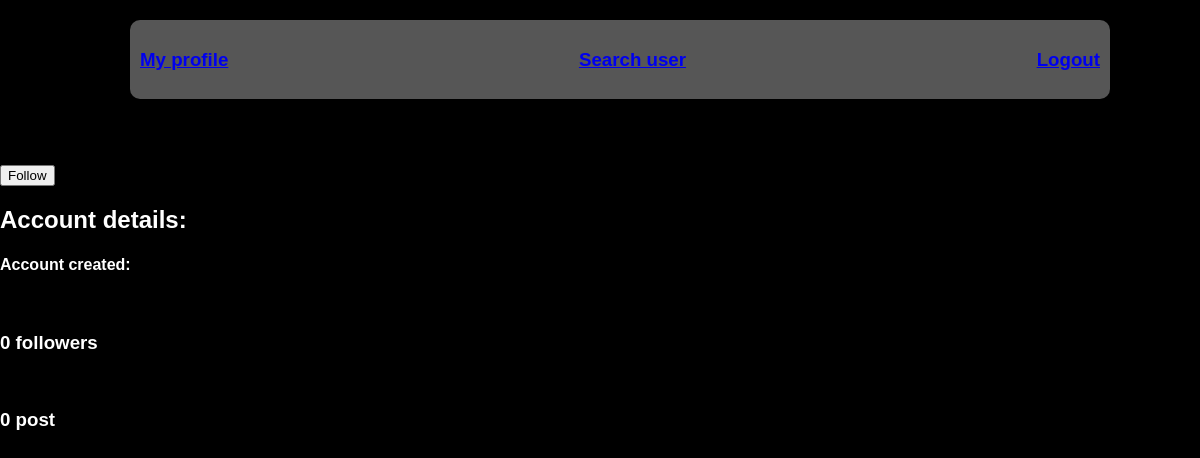
Before: /user/5/ (signed in) with the older database file.
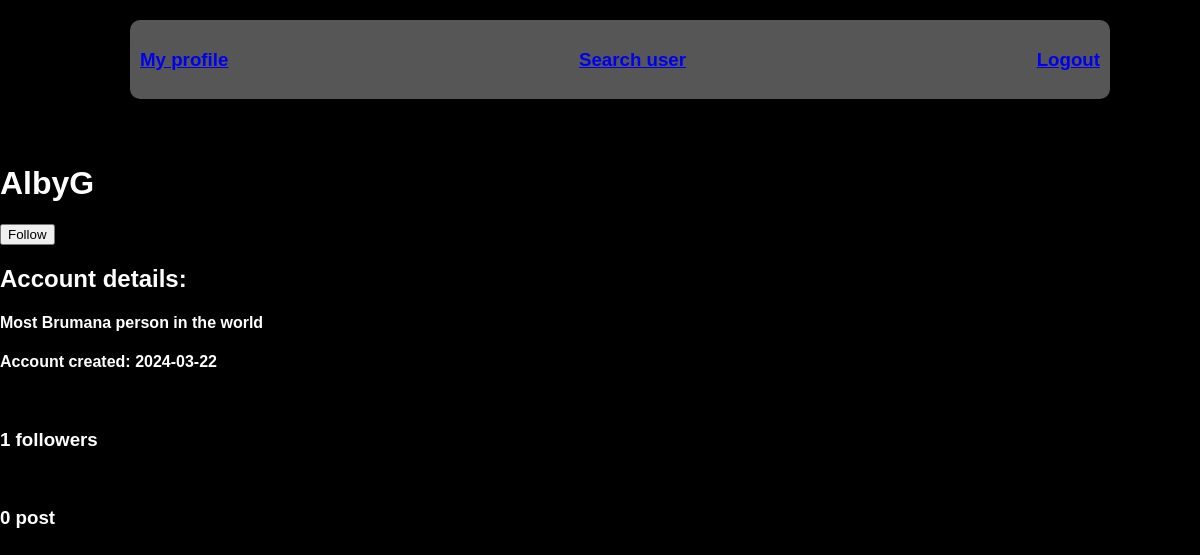
After: the same page with the newer database file.
### tables this page shows
CREATE TABLE users (
        id INTEGER PRIMARY KEY,
        username TEXT NOT NULL,
        password TEXT NOT NULL
    , description TEXT, creation_date DATE);

### app.py (the view)
@app.route('/user/<int:user_id>/')
def user(user_id):
    conn = sqlite3.connect('./static/data/cityPin.db')
    cursor = conn.cursor()
    cursor.execute(
        '''
        SELECT * FROM users WHERE id = ?
        ''',
        (user_id,)
    )
    user = cursor.fetchone()
    cursor.execute(
        '''
        SELECT * FROM post
        JOIN users ON post.user_id = users.id
        JOIN pins ON post.pin_id = pins.id
        WHERE users.id = ?

        ''',
        (session['user'][0],)
    )
    posts = cursor.fetchall()
    cursor.execute(
        '''
            SELECT COUNT(*) FROM followers WHERE user_id = ?
        ''',
        (session['user'][0],)
    )
    n_followers = cursor.fetchone()[0]
    cursor.execute(
        '''
        SELECT COUNT(*) FROM followers WHERE user_id = ? AND follower_id = ?
        ''',
        (user_id, session['user'][0])
    )
    is_following = cursor.fetchone()[0]
    conn.commit()
    conn.close()
    return render_template('other_user_page.html', user = user, posts = posts, n_posts = len(posts), n_followers = n_followers, is_following = is_following)

### templates/other_user_page.html (shortened to what this page needs)
<!DOCTYPE html>
<html lang="en">
<head>
    <link rel="stylesheet" type="text/css" href="{{ url_for('static', filename='css/style.css') }}">
</head>
<body>
    <div class = "navbar">
        <h3><a href = "/userPage">My profile</a></h3>
        <h3><a href = "/search">Search user</a></h3>
        <h3><a href="{{ url_for('logout') }}">Logout</a></h3>
    </div>
    <br><br><br><br><br><br><br><br>
    <h1>{{ user[1] }}</h1>
    {% if not is_following %}
        <form action="/addFollower/{{ user[0] }}/" method="POST">
            <button type="submit" class = "followBotton">Follow</button>
        </form>
    {% else %}
        <form action="/removeFollower/{{ user[0] }}/" method="POST">
            <button type="submit" class = "followBotton">Unfollow</button>
        </form>
    {% endif %}
    <h2>Account details:</h2>
    <h4>{{ user[3] }}</h4>
    <h4>Account created: {{ user[4] }}</h4>
    <br>
    <h3>{{n_followers}} followers</h3>
    <br>
    <h3>{{n_posts}} post</h3>
</body>
</html>

Changed rows visible on the page:
added users: username "AlbyG", description "Most Brumana person in the world", creation_date "2024-03-22"
Other visible differences:
{{ n_followers }}: "0" → "1"
